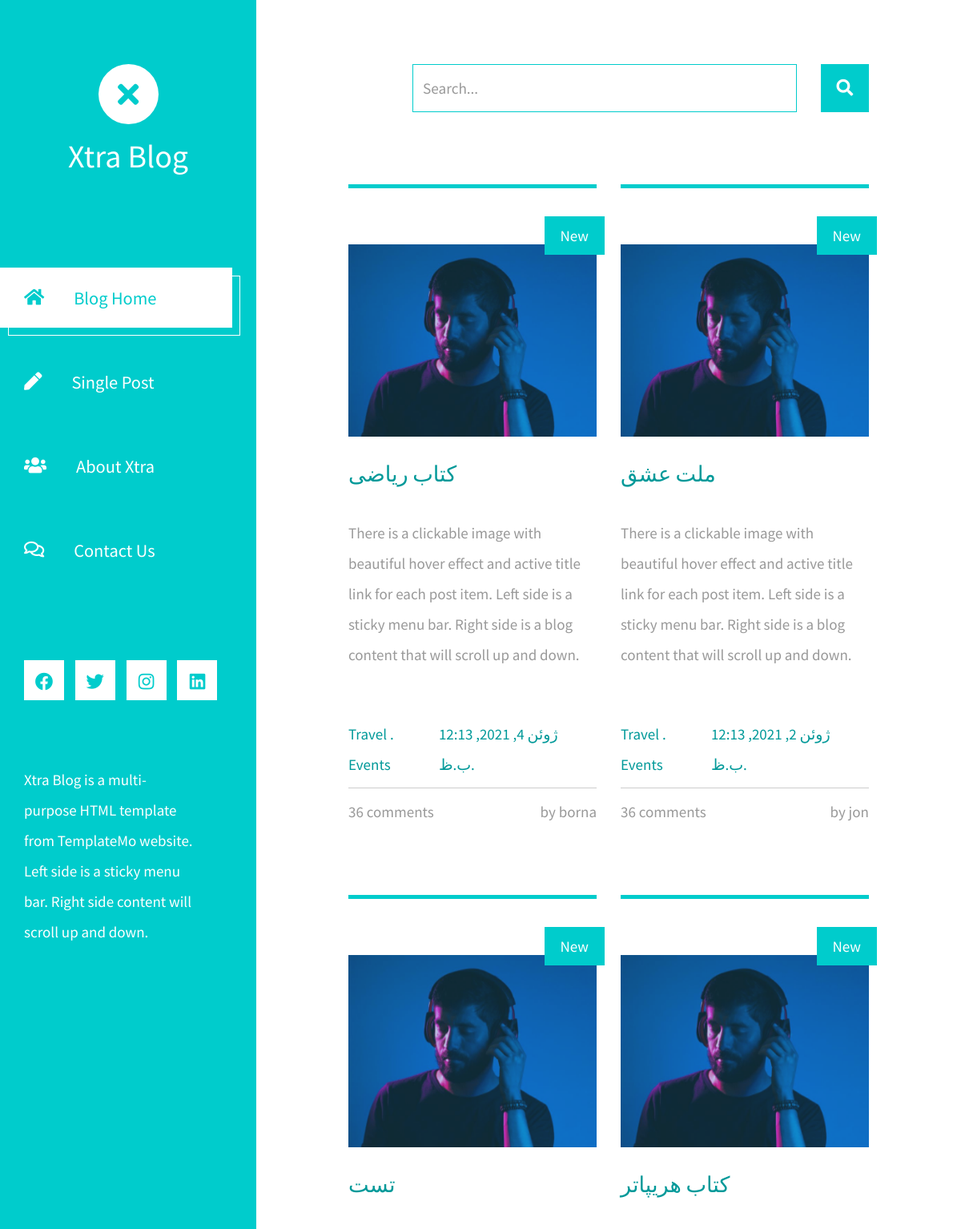
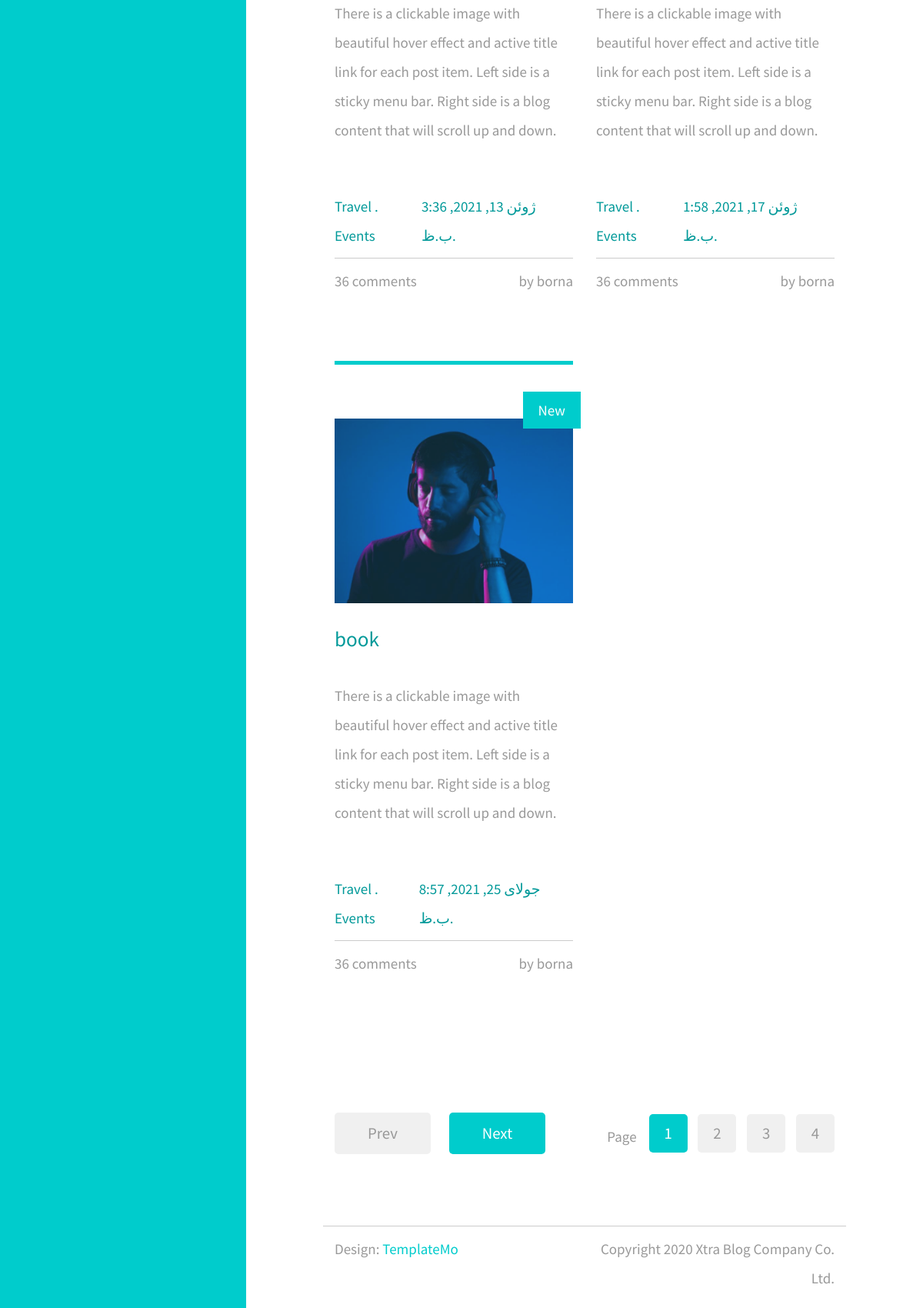
The page / on the database its author committed (2 pictures, top to bottom).
### loginAPI/models.py (models this page shows, shortened)
class Book(models.Model):
    name = models.CharField(default="", max_length=100)
    author_fk = models.ForeignKey(Users, on_delete=models.CASCADE, default=1)
    brand_one = models.OneToOneField(to=Brands, on_delete=models.DO_NOTHING, related_name="one_rel", null=True,
                                     blank=True)
    manyfield = models.ManyToManyField(Users, related_name="many")
    price = models.FloatField(default=0)
    pages = models.IntegerField(default=100)
    photo = models.ImageField(upload_to='books', blank=True, null=True)
    choise_element = (("T", "تایید شده"), ("N", "تایید نشده"), ("P", "منتظر تایید"))
    cofirm = models.CharField(choices=choise_element, default="P", max_length=30)
    datetime = models.DateTimeField(default=timezone.now)
    def image_tag(self):
        return mark_safe('<img src="/media/%s" width="150" height="150" />' % (self.photo))
    image_tag.short_description = 'Image'
    image_tag.allow_tags = True

### tempapp/views.py (the view)
# urls.py: path('', views.index),
def index(request):
    flag , result_list = go_to_search(request)
    if flag:
        contex = {"book": result_list, "title": "Book blog"}
        return render(request, template_name="index.html", context=contex)
    book_query = list(Book.objects.all().annotate(author_name=F("author_fk__user_name")).values())
    contex = {"book": book_query, "title": "Book blog"}
    return render(request, template_name="index.html", context=contex)

### tempapp/views.py (called while the page is built)
def search(input):
    result = list(Book.objects.all().annotate(author_name=F("author_fk__user_name"))
                  .filter(name__icontains=str(input)).values())
    return result

def go_to_search(request):
    flag = False
    query = request.GET.get("query")
    result_list = search(query)
    print(result_list)
    if len(result_list) > 0:
        flag = True
    return flag,result_list

### template/index.html (shortened to what this page needs)
<!DOCTYPE html>
<html lang="en">
<head>
	<link rel="stylesheet" href="temp/fontawesome/css/all.min.css">
    <link href="temp/css/bootstrap.min.css" rel="stylesheet">
    <link href="temp/css/templatemo-xtra-blog.css" rel="stylesheet">
</head>
<body>
	<header class="tm-header" id="tm-header">
        <div class="tm-header-wrapper">
            <div class="tm-site-header">
                <div class="mb-3 mx-auto tm-site-logo"><i class="fas fa-times fa-2x"></i></div>
                <h1 class="text-center">Xtra Blog</h1>
            </div>
            <nav class="tm-nav" id="tm-nav">
                <ul>
                    <li class="tm-nav-item active"><a href="index.html" class="tm-nav-link">
                        <i class="fas fa-home"></i>
                        Blog Home
                    </a></li>
                    <li class="tm-nav-item"><a href="post/" class="tm-nav-link">
                        <i class="fas fa-pen"></i>
                        Single Post
                    </a></li>
                    <li class="tm-nav-item"><a href="about/" class="tm-nav-link">
                        <i class="fas fa-users"></i>
                        About Xtra
                    </a></li>
                    <li class="tm-nav-item"><a href="contact.html" class="tm-nav-link">
                        <i class="far fa-comments"></i>
                        Contact Us
                    </a></li>
                </ul>
            </nav>
            <div class="tm-mb-65">
                <a rel="nofollow" href="https://fb.com/templatemo" class="tm-social-link">
                    <i class="fab fa-facebook tm-social-icon"></i>
                </a>
                <a href="https://twitter.com" class="tm-social-link">
                    <i class="fab fa-twitter tm-social-icon"></i>
                </a>
                <a href="https://instagram.com" class="tm-social-link">
                    <i class="fab fa-instagram tm-social-icon"></i>
                </a>
                <a href="https://linkedin.com" class="tm-social-link">
                    <i class="fab fa-linkedin tm-social-icon"></i>
                </a>
            </div>
            <p class="tm-mb-80 pr-5 text-white">
                Xtra Blog is a multi-purpose HTML template from TemplateMo website. Left side is a sticky menu bar. Right side content will scroll up and down.
            </p>
        </div>
    </header>
    <div class="container-fluid">
        <main class="tm-main">
            <div class="row tm-row">
                <div class="col-12">
                    <form method="GET" class="form-inline tm-mb-80 tm-search-form">
                        <input class="form-control tm-search-input" name="query" type="text" placeholder="Search..." aria-label="Search">
                        <button class="tm-search-button" type="submit">
                            <i class="fas fa-search tm-search-icon" aria-hidden="true"></i>
                        </button>
                    </form>
                </div>
            </div>
            <div class="row tm-row">
                {% for x in book %}
                    <article class="col-12 col-md-6 tm-post">
                    <hr class="tm-hr-primary">
                    <a href="post/{{ x.id }}/" class="effect-lily tm-post-link tm-pt-60">
                        <div class="tm-post-link-inner">
                            <img src="media/{{ x.photo }}" alt="Image" class="img-fluid">
                        </div>
                        <span class="position-absolute tm-new-badge">New</span>
                        <h2 class="tm-pt-30 tm-color-primary tm-post-title">{{ x.name }}</h2>
                    </a>
                    <p class="tm-pt-30">
                        There is a clickable image with beautiful hover effect and active title link for each post item.
                        Left side is a sticky menu bar. Right side is a blog content that will scroll up and down.
                    </p>
                    <div class="d-flex justify-content-between tm-pt-45">
                        <span class="tm-color-primary">Travel . Events</span>
                        <span class="tm-color-primary">{{ x.datetime }}</span>
                    </div>
                    <hr>
                    <div class="d-flex justify-content-between">
                        <span>36 comments</span>
                        <span>by {{ x.author_name }}</span>
                    </div>
                </article>
                {% endfor %}
            </div>
            <div class="row tm-row tm-mt-100 tm-mb-75">
                <div class="tm-prev-next-wrapper">
                    <a href="#" class="mb-2 tm-btn tm-btn-primary tm-prev-next disabled tm-mr-20">Prev</a>
                    <a href="#" class="mb-2 tm-btn tm-btn-primary tm-prev-next">Next</a>
                </div>
                <div class="tm-paging-wrapper">
                    <span class="d-inline-block mr-3">Page</span>
                    <nav class="tm-paging-nav d-inline-block">
                        <ul>
                            <li class="tm-paging-item active">
                                <a href="#" class="mb-2 tm-btn tm-paging-link">1</a>
                            </li>
                            <li class="tm-paging-item">
                                <a href="#" class="mb-2 tm-btn tm-paging-link">2</a>
                            </li>
                            <li class="tm-paging-item">
                                <a href="#" class="mb-2 tm-btn tm-paging-link">3</a>
                            </li>
                            <li class="tm-paging-item">
                                <a href="#" class="mb-2 tm-btn tm-paging-link">4</a>
                            </li>
                        </ul>
                    </nav>
                </div>
            </div>
            <footer class="row tm-row">
                <hr class="col-12">
                <div class="col-md-6 col-12 tm-color-gray">
                    Design: <a rel="nofollow" target="_parent" href="https://templatemo.com" class="tm-external-link">TemplateMo</a>
                </div>
                <div class="col-md-6 col-12 tm-color-gray tm-copyright">
                    Copyright 2020 Xtra Blog Company Co. Ltd.
                </div>
            </footer>
        </main>
    </div>
</body>
</html>

### rows shown on the page
Book: photo (picture), name "کتاب ریاضی", datetime "ژوئن 4, 2021, 12:13 ب.ظ.", author_name "borna"
Book: photo (picture), name "ملت عشق", datetime "ژوئن 2, 2021, 12:13 ب.ظ.", author_name "jon"
Book: photo (picture), name "تست", datetime "ژوئن 13, 2021, 3:36 ب.ظ.", author_name "borna"
Book: photo (picture), name "کتاب هریپاتر", datetime "ژوئن 17, 2021, 1:58 ب.ظ.", author_name "borna"
Book: photo (picture), name "book", datetime "جولای 25, 2021, 8:57 ب.ظ.", author_name "borna"
